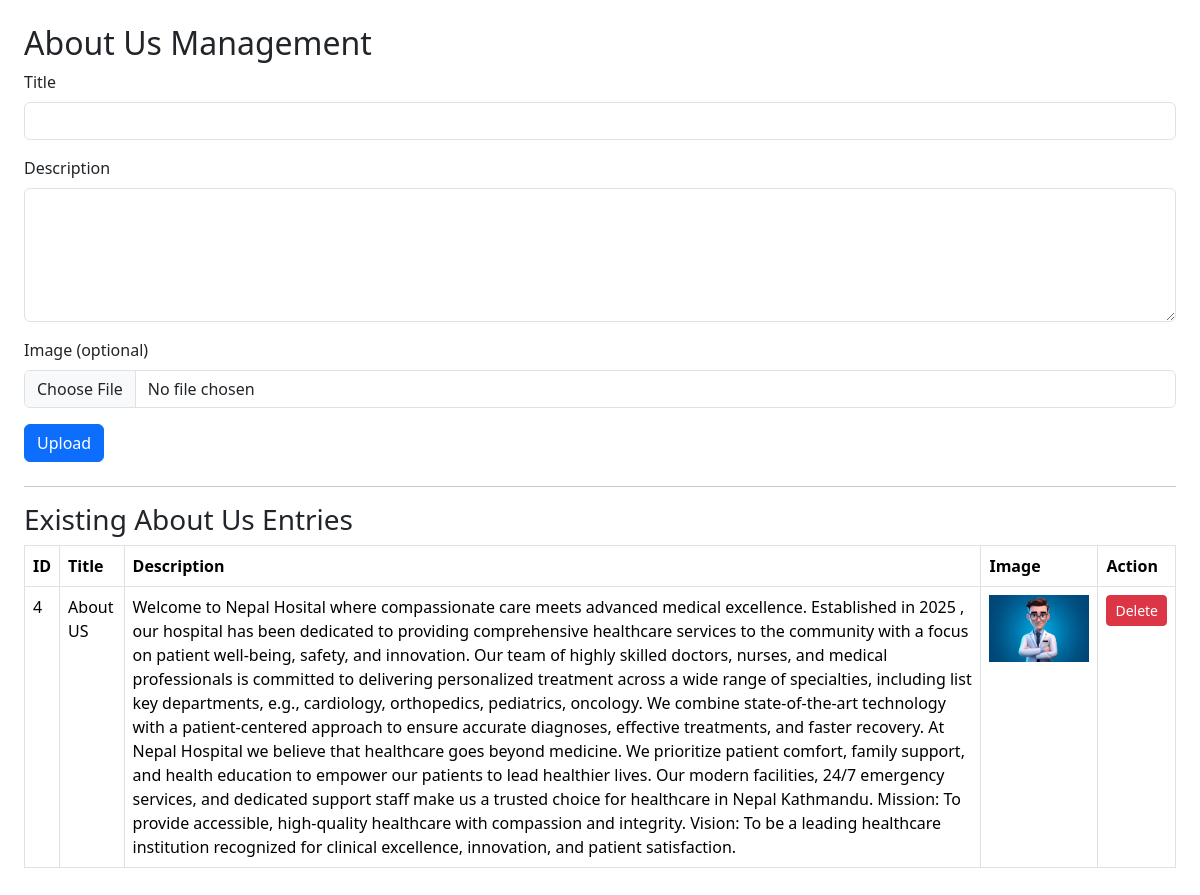
Screenshot of /Admin/aboutus.php with the database file from the repository.
### tables this page shows
CREATE TABLE `about_us` (
  `id` int(11) NOT NULL,
  `title` varchar(255) NOT NULL,
  `description` text NOT NULL,
  `image` varchar(255) DEFAULT NULL,
  `created_at` timestamp NOT NULL DEFAULT current_timestamp()
);

### Admin/aboutus.php (the view, shortened to what this page needs)
<?php
include('assets/include/dbconfig.php');
?>
<!DOCTYPE html>
<html lang="en">
<head>
<link rel="stylesheet" href="https://cdn.jsdelivr.net/npm/bootstrap@5.3.2/dist/css/bootstrap.min.css">
</head>
<body class="p-4">
<h2>About Us Management</h2>
<form action="" method="post" enctype="multipart/form-data" class="mb-4">
    <div class="mb-3">
        <label for="title" class="form-label">Title</label>
        <input type="text" name="title" id="title" class="form-control" required>
    </div>
    <div class="mb-3">
        <label for="description" class="form-label">Description</label>
        <textarea name="description" id="description" class="form-control" rows="5" required></textarea>
    </div>
    <div class="mb-3">
        <label for="image" class="form-label">Image (optional)</label>
        <input type="file" name="image" id="image" class="form-control">
    </div>
    <button type="submit" name="submit" class="btn btn-primary">Upload</button>
</form>
<hr>
<h3>Existing About Us Entries</h3>
<table class="table table-bordered">
    <thead>
        <tr>
            <th>ID</th>
            <th>Title</th>
            <th>Description</th>
            <th>Image</th>
            <th>Action</th>
        </tr>
    </thead>
    <tbody>
        <?php
        $res = mysqli_query($con, "SELECT * FROM about_us ORDER BY id DESC");
        while($row = mysqli_fetch_assoc($res)){
            echo "<tr>";
            echo "<td>{$row['id']}</td>";
            echo "<td>{$row['title']}</td>";
            echo "<td>{$row['description']}</td>";
            echo "<td>";
            if($row['image']) echo "<img src='admin/{$row['image']}' width='100'>";
            echo "</td>";
            echo "<td>
                    <a href='?delete={$row['id']}' class='btn btn-danger btn-sm' onclick=\"return confirm('Are you sure you want to delete this entry?')\">Delete</a>
                  </td>";
            echo "</tr>";
        }
        ?>
    </tbody>
</table>
</body>
</html>

### rows the page displays
about_us: id "4", title "About US", description "Welcome to Nepal Hosital where compassionate care meets advanced medical excellence. Established in 2025 , our hospital has been dedicated to providing comprehensive healthcare services to the community with a focus on patient well-being, safety, and innovation. Our team of highly skilled doctors, nurses, and medical professionals is committed to delivering personalized treatment across a wide range of specialties, including list key departments, e.g., cardiology, orthopedics, pediatrics, oncology. We combine state-of-the-art technology with a patient-centered approach to ensure accurate diagnoses, effective treatments, and faster recovery. At Nepal Hospital we believe that healthcare goes…", image (picture)
